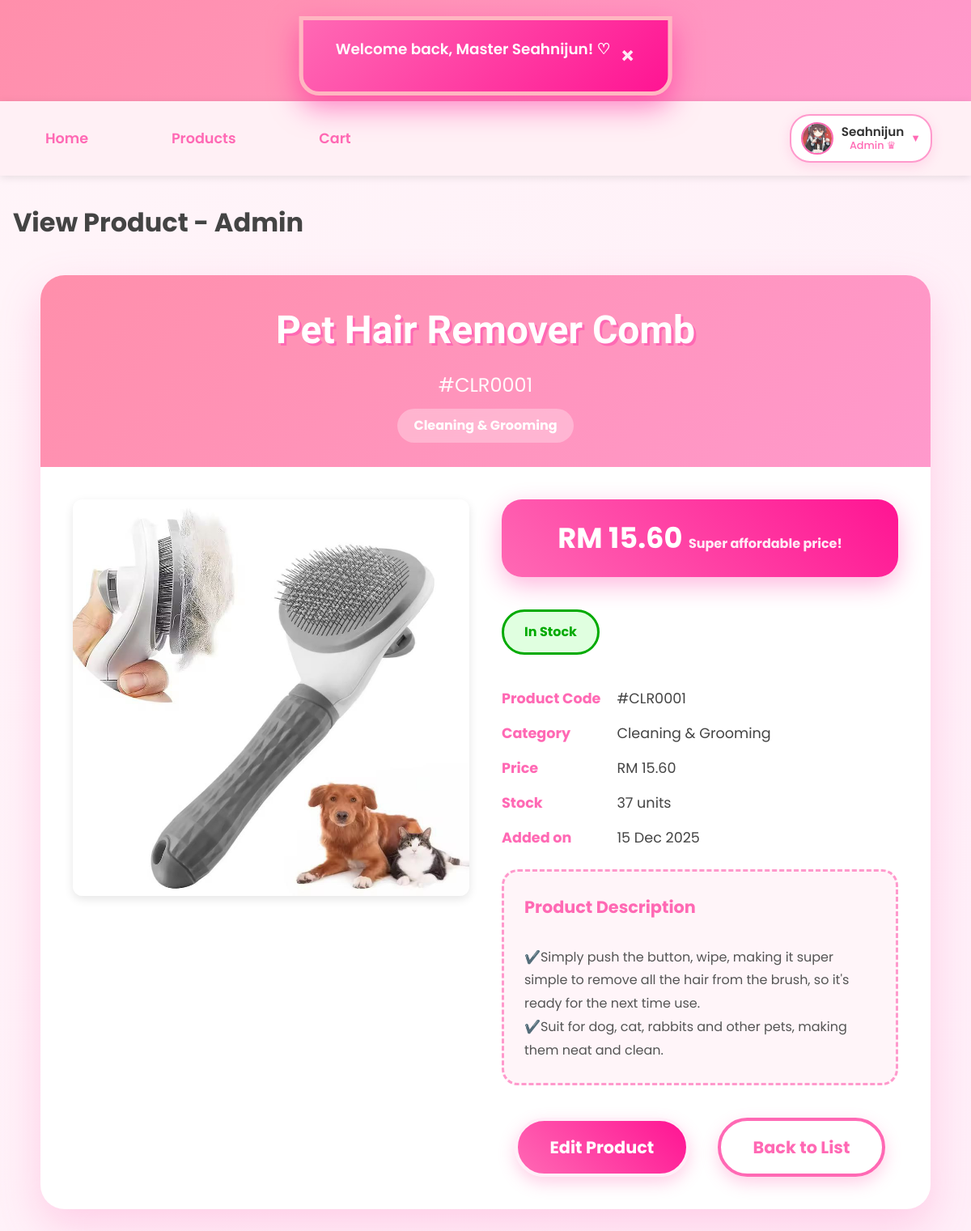
The page /admin/product_view.php?id=95 (signed in) on the database as committed earlier.
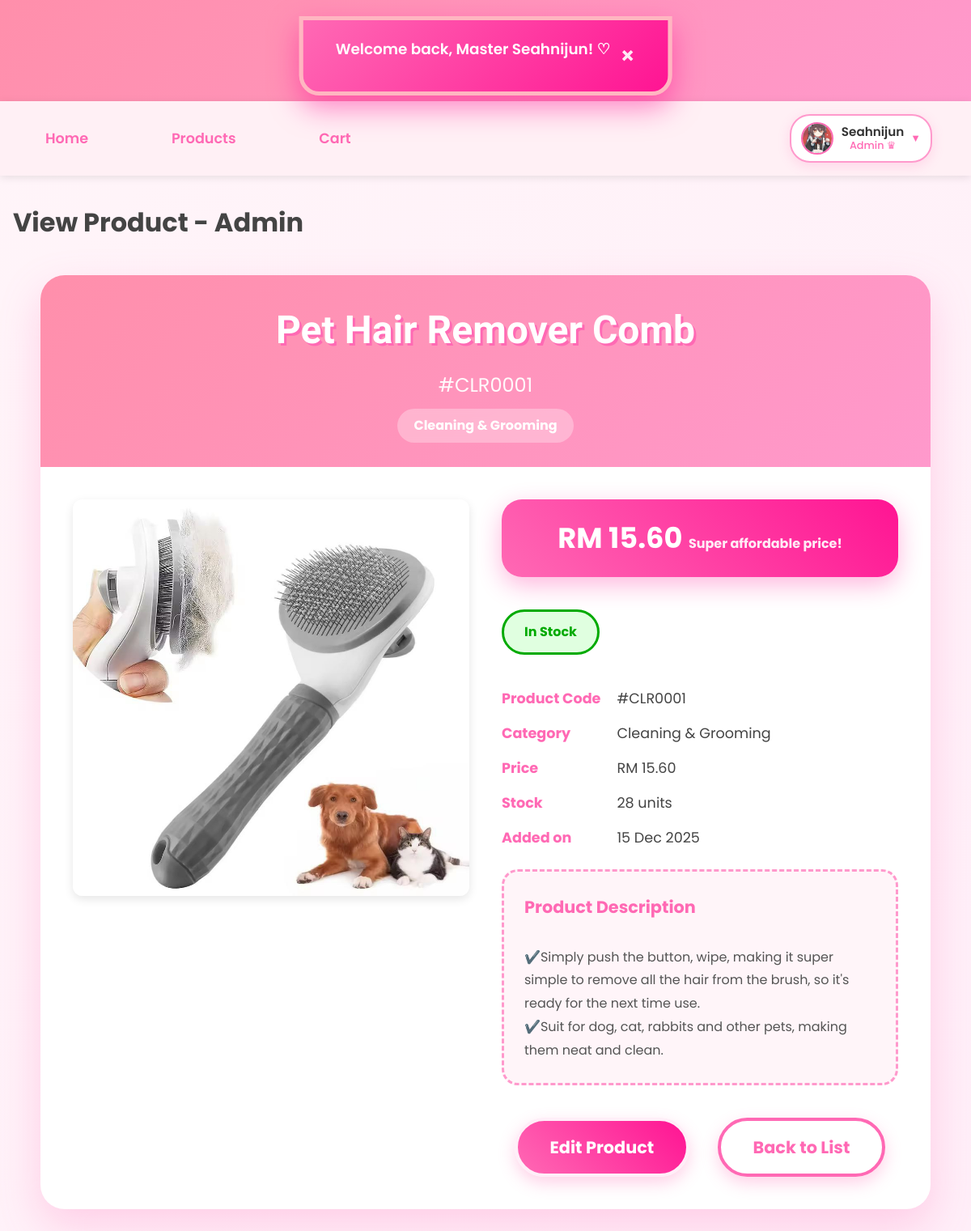
The same page on the database as committed later.
### tables this page shows
CREATE TABLE `product` (
  `product_id` int(11) NOT NULL,
  `product_code` varchar(20) NOT NULL,
  `product_name` varchar(200) NOT NULL,
  `description` text DEFAULT NULL,
  `price` decimal(10,2) NOT NULL,
  `stock_quantity` int(11) DEFAULT 0,
  `category_id` int(11) NOT NULL,
  `is_active` tinyint(1) DEFAULT 1,
  `created_at` datetime DEFAULT current_timestamp(),
  `updated_at` datetime DEFAULT current_timestamp() ON UPDATE current_timestamp(),
  `photo_name` varchar(255) NOT NULL
);

CREATE TABLE `category` (
  `category_id` int(11) NOT NULL,
  `category_code` varchar(10) NOT NULL,
  `category_name` varchar(100) NOT NULL,
  `description` text DEFAULT NULL,
  `created_at` datetime DEFAULT current_timestamp()
);

### _base.php (called while the page is built, shortened)
<?php
function get($key, $value = null) {
    $value = $_GET[$key] ?? $value;
    return is_array($value) ? array_map('trim', $value) : trim($value);
}
function encode($value) {
    return htmlentities($value);
}
?>

### admin/product_view.php (the view, shortened to what this page needs)
<?php
require '../_base.php';
$id = get('id');
$stmt = $_db->prepare("
    SELECT p.*, c.category_name, c.category_code
    FROM product p
    JOIN category c ON p.category_id = c.category_id
    WHERE p.product_id = ?
");
$stmt->execute([$id]);
$product = $stmt->fetch();
include '../_head.php';
?>
<div class="product-view-container">
    <div class="product-view-header">
        <h1><?= encode($product->product_name) ?></h1>
        <div class="product-code">#<?= encode($product->product_code) ?></div>
        <div class="category-badge"><?= encode($product->category_name) ?></div>
    </div>
    <div class="product-body">
        <div class="product-gallery">
    <?php if ($product->photo_name): ?>
        <img src="../admin/uploads/products/<?=  encode($product->photo_name) ?>"
             alt="<?=  encode($product->photo_name) ?>"
             class="main-image"
             style="width:100%; max-width:500px; border-radius:12px; box-shadow:0 4px 12px rgba(0,0,0,0.1);">
    <?php endif; ?>
</div>
        <div class="product-info">
            <div class="price-box">
                RM <?= number_format($product->price, 2) ?>
                <small>Super affordable price!</small>
            </div>
            <div class="stock-status <?= $product->stock_quantity > 10 ? 'stock-in' : ($product->stock_quantity > 0 ? 'stock-low' : 'stock-out') ?>">
                <?php if ($product->stock_quantity > 10): ?>
                    In Stock
                <?php elseif ($product->stock_quantity > 0): ?>
                    Only <?= $product->stock_quantity ?> left! Hurry~
                <?php else: ?>
                    Sold Out
                <?php endif; ?>
            </div>
            <div class="info-grid">
                <strong>Product Code</strong>   <span>#<?= encode($product->product_code) ?></span>
                <strong>Category</strong>       <span><?= encode($product->category_name) ?></span>
                <strong>Price</strong>          <span>RM <?= number_format($product->price, 2) ?></span>
                <strong>Stock</strong>          <span><?= $product->stock_quantity ?> units</span>
                <strong>Added on</strong>       <span><?= date('j M Y', strtotime($product->created_at)) ?></span>
            </div>
            <?php if ($product->description): ?>
            <div class="description-box">
                <strong style="color:#ff69b4; font-size:1.3rem;">Product Description</strong><br><br>
                <?= nl2br(encode($product->description)) ?>
            </div>
            <?php endif; ?>
            <div class="action-buttons" style="text-align:center; margin-top:40px;">
                <a href="product_edit.php?id=<?= $id ?>" class="moe-btn moe-btn-primary">Edit Product</a>
                <a href="product_list.php" class="moe-btn moe-btn-secondary">Back to List</a>
            </div>
        </div>
    </div>
</div>

Rows that differ between the two databases and show on the page:
changed product "Pet Hair Remover Comb": stock_quantity "37" → "28"
